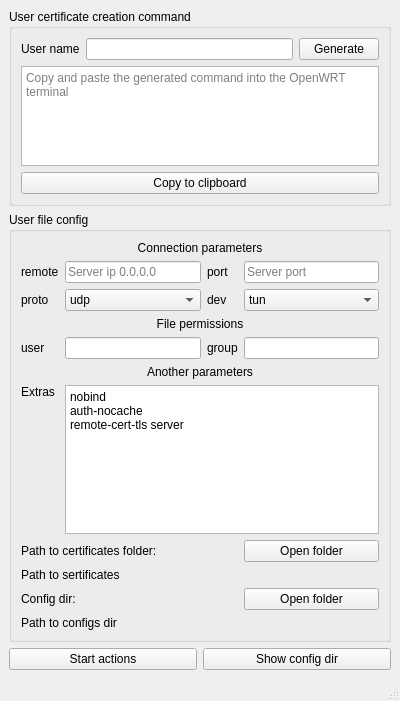
<?xml version="1.0" encoding="UTF-8"?>
<ui version="4.0">
 <class>MainWindow</class>
 <widget class="QMainWindow" name="MainWindow">
  <property name="geometry">
   <rect>
    <x>0</x>
    <y>0</y>
    <width>400</width>
    <height>701</height>
   </rect>
  </property>
  <property name="acceptDrops">
   <bool>true</bool>
  </property>
  <property name="windowTitle">
   <string>OPENVPN Client config file maker</string>
  </property>
  <property name="windowIcon">
   <iconset resource="res.qrc">
    <normaloff>:/new/icon/img/icon.png</normaloff>:/new/icon/img/icon.png</iconset>
  </property>
  <widget class="QWidget" name="centralwidget">
   <layout class="QGridLayout" name="gridLayout">
    <item row="0" column="0">
     <widget class="QGroupBox" name="groupBoxUserCert">
      <property name="title">
       <string>User certificate creation command</string>
      </property>
      <layout class="QGridLayout" name="gridLayout_2">
       <item row="0" column="1">
        <widget class="QLineEdit" name="lineEditUserName"/>
       </item>
       <item row="1" column="0" colspan="3">
        <widget class="QTextBrowser" name="textBrowserCRACommand">
         <property name="minimumSize">
          <size>
           <width>0</width>
           <height>100</height>
          </size>
         </property>
         <property name="maximumSize">
          <size>
           <width>16777215</width>
           <height>100</height>
          </size>
         </property>
         <property name="font">
          <font>
           <pointsize>9</pointsize>
          </font>
         </property>
         <property name="html">
          <string>&lt;!DOCTYPE HTML PUBLIC &quot;-//W3C//DTD HTML 4.0//EN&quot; &quot;http://www.w3.org/TR/REC-html40/strict.dtd&quot;&gt;
&lt;html&gt;&lt;head&gt;&lt;meta name=&quot;qrichtext&quot; content=&quot;1&quot; /&gt;&lt;meta charset=&quot;utf-8&quot; /&gt;&lt;style type=&quot;text/css&quot;&gt;
p, li { white-space: pre-wrap; }
hr { height: 1px; border-width: 0; }
li.unchecked::marker { content: &quot;\2610&quot;; }
li.checked::marker { content: &quot;\2612&quot;; }
&lt;/style&gt;&lt;/head&gt;&lt;body style=&quot; font-family:'Segoe UI'; font-size:9pt; font-weight:400; font-style:normal;&quot;&gt;
&lt;p style=&quot;-qt-paragraph-type:empty; margin-top:0px; margin-bottom:12px; margin-left:0px; margin-right:0px; -qt-block-indent:0; text-indent:0px; background-color:transparent;&quot;&gt;&lt;br /&gt;&lt;/p&gt;&lt;/body&gt;&lt;/html&gt;</string>
         </property>
         <property name="placeholderText">
          <string>Copy and paste the generated command into the OpenWRT terminal</string>
         </property>
        </widget>
       </item>
       <item row="0" column="0">
        <widget class="QLabel" name="label">
         <property name="text">
          <string>User name</string>
         </property>
        </widget>
       </item>
       <item row="2" column="0" colspan="3">
        <widget class="QPushButton" name="pushButtonToClipBoard">
         <property name="text">
          <string>Copy to clipboard</string>
         </property>
        </widget>
       </item>
       <item row="0" column="2">
        <widget class="QPushButton" name="pushButtonCommandGen">
         <property name="text">
          <string>Generate</string>
         </property>
        </widget>
       </item>
      </layout>
     </widget>
    </item>
    <item row="1" column="0">
     <widget class="QGroupBox" name="groupBoxUserConfig">
      <property name="title">
       <string>User file config</string>
      </property>
      <layout class="QGridLayout" name="gridLayout_3">
       <item row="1" column="0">
        <widget class="QLabel" name="label_6">
         <property name="text">
          <string>remote</string>
         </property>
        </widget>
       </item>
       <item row="12" column="0" colspan="3">
        <widget class="QLabel" name="label_12">
         <property name="text">
          <string>Config dir:</string>
         </property>
        </widget>
       </item>
       <item row="4" column="2">
        <widget class="QLabel" name="label_4">
         <property name="text">
          <string>group</string>
         </property>
        </widget>
       </item>
       <item row="9" column="1" colspan="3">
        <widget class="QTextEdit" name="textEditAnotherParms">
         <property name="html">
          <string>&lt;!DOCTYPE HTML PUBLIC &quot;-//W3C//DTD HTML 4.0//EN&quot; &quot;http://www.w3.org/TR/REC-html40/strict.dtd&quot;&gt;
&lt;html&gt;&lt;head&gt;&lt;meta name=&quot;qrichtext&quot; content=&quot;1&quot; /&gt;&lt;meta charset=&quot;utf-8&quot; /&gt;&lt;style type=&quot;text/css&quot;&gt;
p, li { white-space: pre-wrap; }
hr { height: 1px; border-width: 0; }
li.unchecked::marker { content: &quot;\2610&quot;; }
li.checked::marker { content: &quot;\2612&quot;; }
&lt;/style&gt;&lt;/head&gt;&lt;body style=&quot; font-family:'Segoe UI'; font-size:9pt; font-weight:400; font-style:normal;&quot;&gt;
&lt;p style=&quot; margin-top:0px; margin-bottom:0px; margin-left:0px; margin-right:0px; -qt-block-indent:0; text-indent:0px;&quot;&gt;nobind&lt;/p&gt;
&lt;p style=&quot; margin-top:0px; margin-bottom:0px; margin-left:0px; margin-right:0px; -qt-block-indent:0; text-indent:0px;&quot;&gt;auth-nocache&lt;/p&gt;
&lt;p style=&quot; margin-top:0px; margin-bottom:0px; margin-left:0px; margin-right:0px; -qt-block-indent:0; text-indent:0px;&quot;&gt;remote-cert-tls server&lt;/p&gt;
&lt;p style=&quot;-qt-paragraph-type:empty; margin-top:0px; margin-bottom:0px; margin-left:0px; margin-right:0px; -qt-block-indent:0; text-indent:0px;&quot;&gt;&lt;br /&gt;&lt;/p&gt;&lt;/body&gt;&lt;/html&gt;</string>
         </property>
         <property name="placeholderText">
          <string>Another parameters</string>
         </property>
        </widget>
       </item>
       <item row="4" column="0">
        <widget class="QLabel" name="label_3">
         <property name="text">
          <string>user</string>
         </property>
        </widget>
       </item>
       <item row="2" column="1">
        <widget class="QComboBox" name="comboBoxProto">
         <item>
          <property name="text">
           <string>udp</string>
          </property>
         </item>
         <item>
          <property name="text">
           <string>tcp</string>
          </property>
         </item>
        </widget>
       </item>
       <item row="4" column="3">
        <widget class="QLineEdit" name="lineEditGroup"/>
       </item>
       <item row="12" column="3">
        <widget class="QPushButton" name="pushButtonSelectConfDir">
         <property name="text">
          <string>Open folder</string>
         </property>
        </widget>
       </item>
       <item row="3" column="0" colspan="4">
        <widget class="QLabel" name="label_10">
         <property name="text">
          <string>File permissions</string>
         </property>
         <property name="alignment">
          <set>Qt::AlignCenter</set>
         </property>
        </widget>
       </item>
       <item row="2" column="2">
        <widget class="QLabel" name="label_5">
         <property name="text">
          <string>dev</string>
         </property>
        </widget>
       </item>
       <item row="1" column="2">
        <widget class="QLabel" name="label_7">
         <property name="text">
          <string>port</string>
         </property>
        </widget>
       </item>
       <item row="1" column="3">
        <widget class="QLineEdit" name="lineEditPort">
         <property name="placeholderText">
          <string>Server port</string>
         </property>
        </widget>
       </item>
       <item row="9" column="0">
        <widget class="QLabel" name="label_8">
         <property name="text">
          <string>Extras</string>
         </property>
         <property name="alignment">
          <set>Qt::AlignLeading|Qt::AlignLeft|Qt::AlignTop</set>
         </property>
        </widget>
       </item>
       <item row="4" column="1">
        <widget class="QLineEdit" name="lineEditUser"/>
       </item>
       <item row="13" column="0" colspan="4">
        <widget class="QLabel" name="labelConfDir">
         <property name="text">
          <string>Path to configs dir</string>
         </property>
        </widget>
       </item>
       <item row="11" column="0" colspan="4">
        <widget class="QLabel" name="labelCertsDir">
         <property name="text">
          <string>Path to sertificates</string>
         </property>
        </widget>
       </item>
       <item row="0" column="0" colspan="4">
        <widget class="QLabel" name="label_2">
         <property name="text">
          <string>Connection parameters</string>
         </property>
         <property name="alignment">
          <set>Qt::AlignCenter</set>
         </property>
        </widget>
       </item>
       <item row="1" column="1">
        <widget class="QLineEdit" name="lineEditRemote">
         <property name="placeholderText">
          <string>Server ip 0.0.0.0</string>
         </property>
        </widget>
       </item>
       <item row="10" column="3">
        <widget class="QPushButton" name="pushButtonSelectCertsFolder">
         <property name="text">
          <string>Open folder</string>
         </property>
        </widget>
       </item>
       <item row="2" column="0">
        <widget class="QLabel" name="label_13">
         <property name="text">
          <string>proto</string>
         </property>
        </widget>
       </item>
       <item row="2" column="3">
        <widget class="QComboBox" name="comboBoxDev">
         <item>
          <property name="text">
           <string>tun</string>
          </property>
         </item>
         <item>
          <property name="text">
           <string>tap</string>
          </property>
         </item>
        </widget>
       </item>
       <item row="10" column="0" colspan="3">
        <widget class="QLabel" name="label_9">
         <property name="text">
          <string>Path to certificates folder:</string>
         </property>
        </widget>
       </item>
       <item row="8" column="0" colspan="4">
        <widget class="QLabel" name="label_11">
         <property name="text">
          <string>Another parameters</string>
         </property>
         <property name="alignment">
          <set>Qt::AlignCenter</set>
         </property>
        </widget>
       </item>
      </layout>
     </widget>
    </item>
    <item row="2" column="0">
     <layout class="QHBoxLayout" name="horizontalLayout">
      <item>
       <widget class="QPushButton" name="pushButtonStartActions">
        <property name="text">
         <string>Start actions</string>
        </property>
       </widget>
      </item>
      <item>
       <widget class="QPushButton" name="pushButton">
        <property name="text">
         <string>Show config dir</string>
        </property>
       </widget>
      </item>
     </layout>
    </item>
   </layout>
  </widget>
  <widget class="QStatusBar" name="statusBar"/>
 </widget>
 <resources>
  <include location="res.qrc"/>
 </resources>
 <connections/>
</ui>
